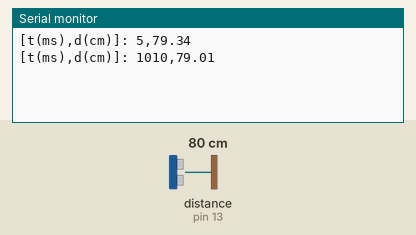
A sketch run on a simulated Arduino Uno, built with avr-gcc and run on an emulated ATmega328P. On the bench: the last lines printed to the serial monitor. Wiring (inferred from the names in the program): ultrasonic range finder: trigger pin 12; echo pin 13. Inputs (shaded band) come from the test bench; at power-on: distance to the obstacle (sensor on pin 13) 80 cm. The echo pulse lasts 58.3 µs per cm.

Above: at 1.8 s.
1.9 s: distance to the obstacle (sensor on pin 13) set to 2 cm
At 2.7 s:
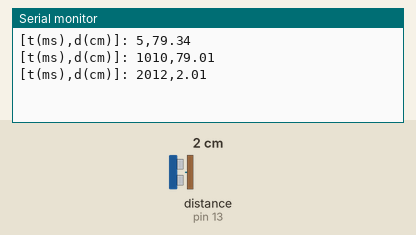
3.4 s: distance to the obstacle (sensor on pin 13) set to 4 cm
At 4.8 s:
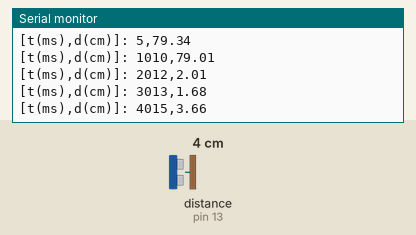
Timing chart, 0 to 6.4 s (numbered marks = the images above; inputs shaded):
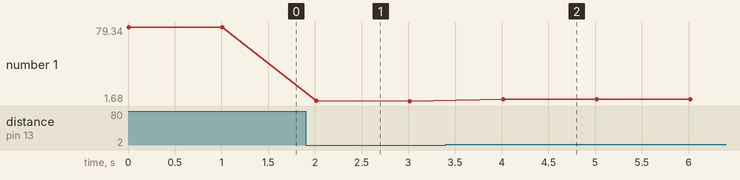

Measured:
- after the input at 1.9 s, the serial monitor: prints a new line after 0.11 s (image 1)
- after the input at 3.4 s, the serial monitor: prints a new line after 0.62 s (image 2)
- plotted number 1: 79.01 → 1.68 after the input at 1.9 s, 1.68 → 3.66 after the input at 3.4 s

The sketch:

Mede_Distancia_e_o_tempo_-_Sem_biblioteca_Ultrasonic_h.ino
```cpp
/*
	autor: Carlos Henrique Reis - 2016
	Ideia: Teste o componente HC-SR04 (Ultrasonic Sensor)
	Calcula a distancia e o tempo  e imprime o resultado na porta serial
	com um deley de 0,1 segundos
	Não foi utilizado nenhuma biblioteca externa, pois o objetivo deste
	projeto é entender como funciona o componente sensor ultrassonico
*/

#define trigPin 12 //Pino 12 envia o pulso para gerar o echo
#define echoPin 13 //Pino 13 recebe o pulso do echo

unsigned long time;
double vel;

void setup()
{
  Serial.begin(9600); //inicia a porta serial
  pinMode(echoPin, INPUT); // define o pino 13 como entrada (recebe)
  pinMode(trigPin, OUTPUT); // define o pino 12 como saida (envia)
  vel = 0.0;
}

void loop()
{
    //seta o pino 12 com um pulso baixo "LOW" ou desligado ou ainda 0
    digitalWrite(trigPin, LOW);
    // delay de 2 microssegundos
    delayMicroseconds(2);
    //seta o pino 12 com pulso alto "HIGH" ou ligado ou ainda 1
    digitalWrite(trigPin, HIGH);
    //delay de 10 microssegundos
    delayMicroseconds(10);
    //seta o pino 12 com pulso baixo novamente
    digitalWrite(trigPin, LOW);
    //pulseInt lê o tempo entre a chamada e o pino entrar em high
    long duration = pulseIn(echoPin,HIGH);
    //Esse calculo é baseado em s = v . t, lembrando que o tempo vem dobrado
    //porque é o tempo de ida e volta do ultrassom
    double distancia = duration /29.4 /2.0;
    time = millis();

    Serial.print("[t(ms),d(cm)]: ");
    Serial.print(time);
    Serial.print(",");
    Serial.println(distancia);


    delay(1000); //espera 0,1 segundo para fazer a leitura novamente
}
```
